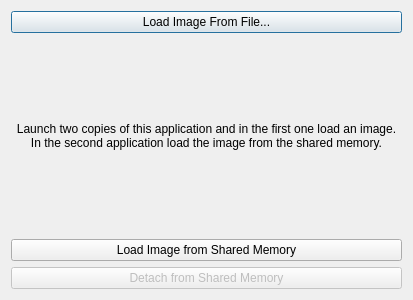
<ui version="4.0" >
 <class>Dialog</class>
 <widget class="QDialog" name="Dialog" >
  <property name="geometry" >
   <rect>
    <x>0</x>
    <y>0</y>
    <width>413</width>
    <height>300</height>
   </rect>
  </property>
  <property name="windowTitle" >
   <string>Dialog</string>
  </property>
  <layout class="QGridLayout" >
   <item row="0" column="0" >
    <widget class="QPushButton" name="loadFromFileButton" >
     <property name="text" >
      <string>Load Image From File...</string>
     </property>
    </widget>
   </item>
   <item row="1" column="0" >
    <widget class="QLabel" name="label" >
     <property name="text" >
      <string>Launch two copies of this application and in the first one load an image. In the second application load the image from the shared memory.</string>
     </property>
     <property name="alignment" >
      <set>Qt::AlignCenter</set>
     </property>
     <property name="wordWrap" >
      <bool>true</bool>
     </property>
    </widget>
   </item>
   <item row="2" column="0" >
    <widget class="QPushButton" name="loadFromSharedMemoryButton" >
     <property name="text" >
      <string>Load Image from Shared Memory</string>
     </property>
    </widget>
   </item>
   <item row="3" column="0" >
    <widget class="QPushButton" name="detachButton" >
     <property name="enabled" >
      <bool>false</bool>
     </property>
     <property name="text" >
      <string>Detach from Shared Memory</string>
     </property>
    </widget>
   </item>
  </layout>
 </widget>
 <resources/>
 <connections/>
</ui>
